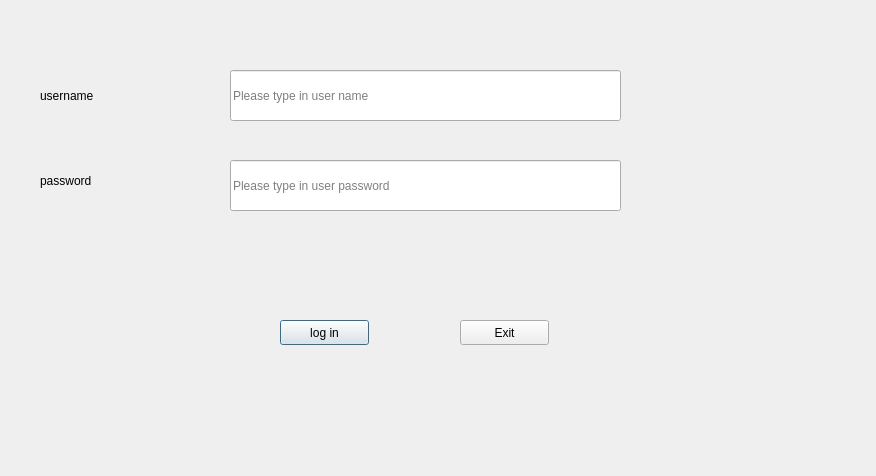
<?xml version="1.0" encoding="UTF-8"?>
<ui version="4.0">
 <class>LoginDialog</class>
 <widget class="QDialog" name="LoginDialog">
  <property name="geometry">
   <rect>
    <x>0</x>
    <y>0</y>
    <width>876</width>
    <height>476</height>
   </rect>
  </property>
  <property name="windowTitle">
   <string>Dialog</string>
  </property>
  <widget class="QLabel" name="label">
   <property name="geometry">
    <rect>
     <x>40</x>
     <y>70</y>
     <width>151</width>
     <height>51</height>
    </rect>
   </property>
   <property name="text">
    <string>username</string>
   </property>
  </widget>
  <widget class="QLabel" name="label_2">
   <property name="geometry">
    <rect>
     <x>40</x>
     <y>160</y>
     <width>151</width>
     <height>41</height>
    </rect>
   </property>
   <property name="text">
    <string>password</string>
   </property>
  </widget>
  <widget class="QLineEdit" name="usrLineEdit">
   <property name="geometry">
    <rect>
     <x>230</x>
     <y>70</y>
     <width>391</width>
     <height>51</height>
    </rect>
   </property>
   <property name="placeholderText">
    <string>Please type in user name</string>
   </property>
  </widget>
  <widget class="QLineEdit" name="pwdLineEdit">
   <property name="geometry">
    <rect>
     <x>230</x>
     <y>160</y>
     <width>391</width>
     <height>51</height>
    </rect>
   </property>
   <property name="echoMode">
    <enum>QLineEdit::Password</enum>
   </property>
   <property name="placeholderText">
    <string>Please type in user password</string>
   </property>
  </widget>
  <widget class="QPushButton" name="loginButton">
   <property name="geometry">
    <rect>
     <x>280</x>
     <y>320</y>
     <width>89</width>
     <height>25</height>
    </rect>
   </property>
   <property name="text">
    <string>log in</string>
   </property>
  </widget>
  <widget class="QPushButton" name="exitButton">
   <property name="geometry">
    <rect>
     <x>460</x>
     <y>320</y>
     <width>89</width>
     <height>25</height>
    </rect>
   </property>
   <property name="text">
    <string>Exit</string>
   </property>
  </widget>
 </widget>
 <resources/>
 <connections>
  <connection>
   <sender>exitButton</sender>
   <signal>clicked()</signal>
   <receiver>LoginDialog</receiver>
   <slot>close()</slot>
   <hints>
    <hint type="sourcelabel">
     <x>504</x>
     <y>332</y>
    </hint>
    <hint type="destinationlabel">
     <x>437</x>
     <y>237</y>
    </hint>
   </hints>
  </connection>
 </connections>
</ui>
